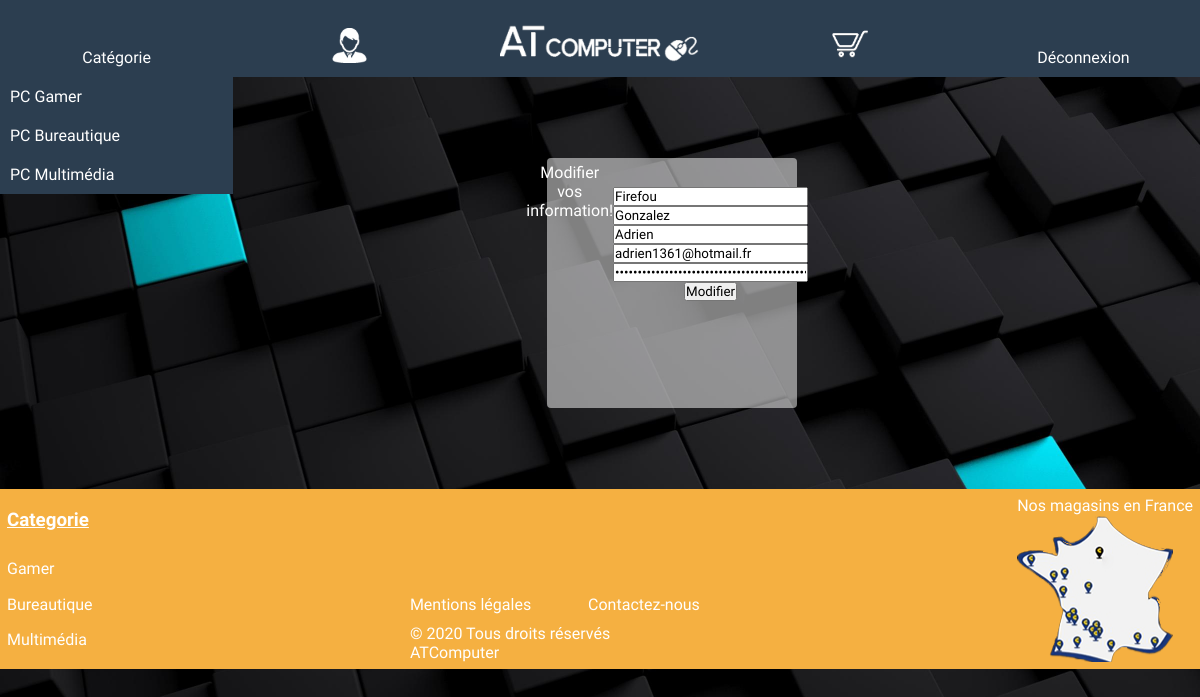
The app's page /sources/profil.php (signed in) with its own data.
### tables this page shows
CREATE TABLE IF NOT EXISTS `utilisateurs` (
  `id` int(11) NOT NULL AUTO_INCREMENT,
  `login` varchar(255) NOT NULL,
  `nom` varchar(255) NOT NULL,
  `prenom` varchar(255) NOT NULL,
  `email` varchar(255) NOT NULL,
  `password` varchar(255) NOT NULL,
  PRIMARY KEY (`id`)
);

### sources/functions.php (called while the page is built, shortened)
<?php
class userpdo
{
	public 	$login;
	public 	$nom;
	public 	$prenom;
	public 	$email;
	public 	$password;
function connectdb()
	{
		$base = new PDO('mysql:host=localhost;dbname=boutique', 'root', '');
		return $base;
	}
public function connect($login, $password)
{
	$user =  $this->connectdb()->query("SELECT *FROM utilisateurs WHERE login='$login'");
	$donnees = $user->fetch();
		if(password_verify($password,$donnees['password']))
		{
			$this->id=$donnees['id'];
			$this->login=$login;
			$this->nom=$donnees['nom'];
			$this->prenom=$donnees['prenom'];
			$this->email=$donnees['email'];
			$this->password=$donnees['password'];
			$_SESSION['login']=$login;
			$_SESSION['password']=$password;
			$msg="ok";
		}
		else
		{
			$msg="Login ou mot de passe incorrect";
		}
		return $msg;
}
public function getAllInfos()
{
	if(isset($_SESSION['login']))
	{
		$tab=array($this->login,
		$this->nom,
		$this->prenom,
		$this->email,
		$this->password);
		return $tab;
    }
    else
    {
    	return "Aucun utilisateur n'est connecté";
    }
}
public function refresh()
{
	$login=$_SESSION['login'];
	$queryuser =  $this->connectdb() ->query("SELECT *from utilisateurs WHERE login='$login'");
	$donnees = $queryuser->fetch();
	$this->login=$donnees['login'];
	$this->nom=$donnees['nom'];
	$this->prenom=$donnees['prenom'];
	$this->email=$donnees['email'];
	$this->password=$donnees['password'];
}
}
class produit
{
	function connectdb()
	{
		try {
			$base = new PDO('mysql:host=localhost;dbname=boutique', 'root', '',
				array(PDO::MYSQL_ATTR_INIT_COMMAND => 'SET NAMES \'UTF8\''));
		} catch (PDOException $e) {
		    echo 'Connexion échouée : ' . $e->getMessage();
		}
		return $base;
	}
}
?>

### sources/profil.php (the view, shortened to what this page needs)
<?php include("functions.php");
$user = new userpdo;
$user->refresh();
$user->connect($_SESSION['login'], $_SESSION['password']);
$monprofil=$user->getAllInfos();
?>
<html>
	<head>
		<link href="boutique.css" rel="stylesheet">
	</head>
	<body>
		<?php include("header.php");?>
		<div id="profil">
			<p>Modifier vos information!</p>
		<div id="panel_profil">
		<form action="" method="post">
			<input type="text" name="login" required placeholder="Login" value="<?php echo $monprofil[0]; ?>">
			<input type="text" name="lastname" required placeholder="Nom" value="<?php echo $monprofil[1]; ?>">
			<input type="text" name="firstname" required placeholder="Prénom" value="<?php echo $monprofil[2]; ?>">
			<input type="email" name="email" required placeholder="Email" value="<?php echo $monprofil[3]; ?>">
			<input type="password" name="pass" required placeholder="Mot de passe" value="<?php echo $_SESSION['password'];?>">
			<input type="submit" name="update" required value="Modifier">
		</form>
	</div>
</div>
		<?php include("footer.php");?>
	</body>
</html>

### sources/boutique.css (style rules this page uses)
* { padding: 0; margin: 0; outline: none; font-family: 'Concert One' ; }
body { background-image: url('../img/fond_site.jpg'); background-size: cover; background-repeat: no-repeat; background-attachment: fixed; }
footer,p, h3, .categorie a, a { color:white; text-decoration: none; }
input[type="submit"] { cursor:pointer; }
#profil { display:flex; justify-content: center; margin:81px; margin-left: 547px; padding: 5px; background-color:rgba(255, 255, 255, 0.5); height: 30vh; width: 20vw; border-radius: 4px; text-align: center; }
#panel_profil { padding: 10%; padding-left: 0px; padding-right: 0px; margin-right:4%; text-align: center; }

### records on screen
utilisateurs: login "Firefou", lastname "Gonzalez", firstname "Adrien", email "adrien1361@hotmail.fr"
